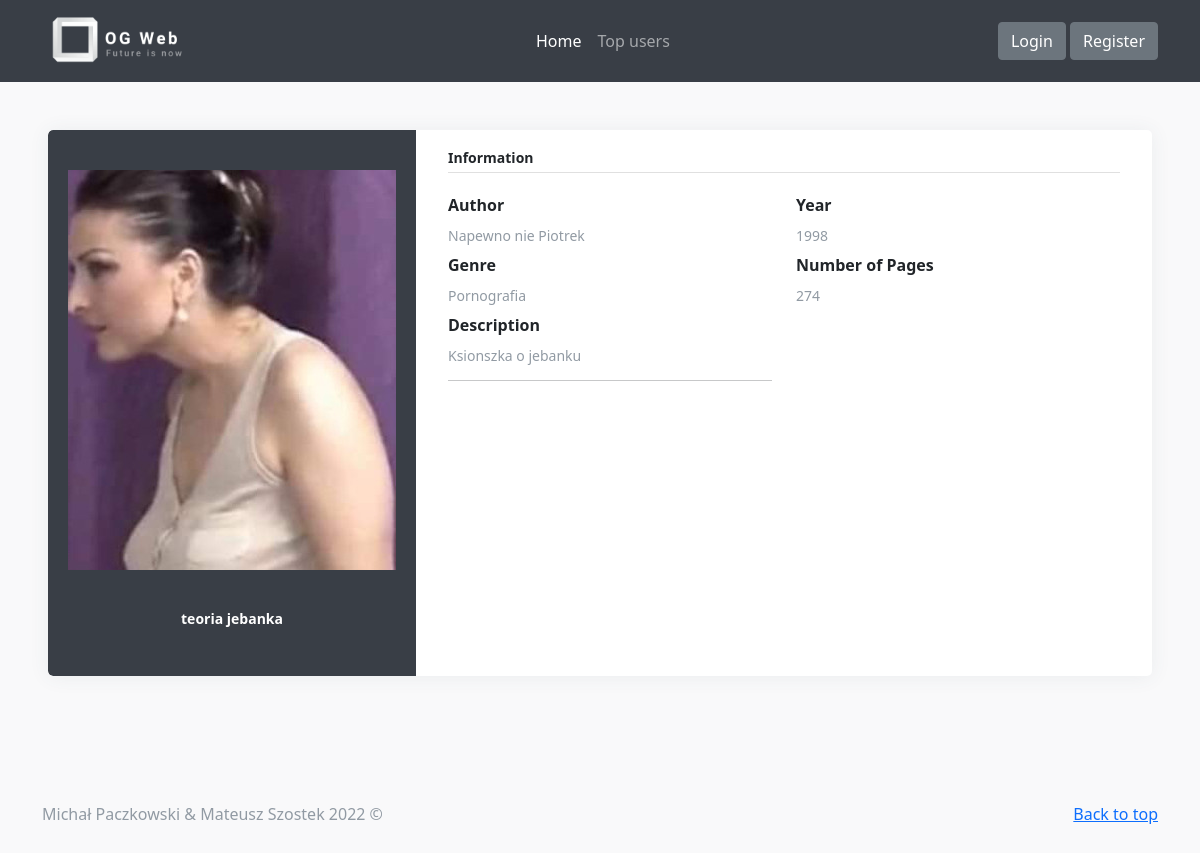
Page /book/3 on the earlier database version.
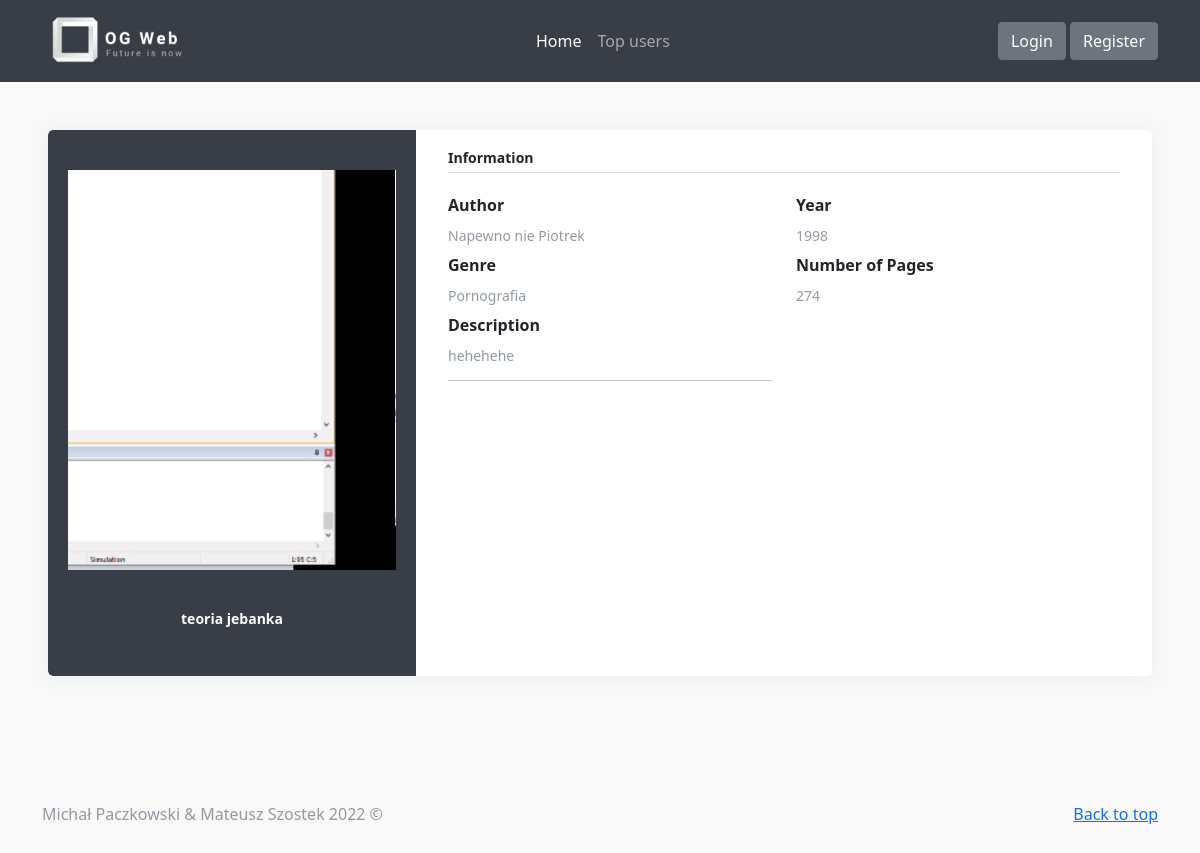
Same page on the later database version.
### app.py (models this page shows)
class Book(db.Model):
    id = db.Column(db.Integer, primary_key=True, autoincrement=True)
    title = db.Column(db.String(50), unique=True, nullable=False)
    author = db.Column(db.String(50), nullable=False)
    year = db.Column(db.Integer, nullable=False)
    genre = db.Column(db.String(50), nullable=False)
    num_pages = db.Column(db.Integer, nullable=False)
    description = db.Column(db.String(500), nullable=False)
    image = db.Column(db.String(50), nullable=False, default='default.jpg')

### app.py (the view)
@app.route('/book/<int:id>', methods = ['POST', 'GET'])
def book(id):
    book = Book.query.get(id)
    return render_template('book.html', book = book)

### templates/book.html (shortened to what this page needs)
{% extends "base.html" %}
{% block head %}
{{ super() }}
<link rel="stylesheet" href="{{ url_for('static', filename='style/dashboard.css') }}">
{% endblock %}
  {% block content %}
  <div class="page-content page-container" id="page-content">
    <div class="padding">
                <div class="card user-card-full">
                    <div class="row m-l-0 m-r-0">
                        <div class="col-sm-4 user-profile" style="background-color: #393e46">
                            <div class="card-block text-center text-white">
                                <div class="m-b-25">
                                    <img class="zdjecie" src="{{ url_for('static', filename='bookimg/' ~ book.image) }}" alt="{{ book.title }}" class="card-img-top">
                                </div>
                                <h6 class="f-w-600">{{ book.title }}</h6>
                            </div>
                        </div>
                        <div class="col-sm-8">
                            <div class="card-block">
                                <h6 class="m-b-20 p-b-5 b-b-default f-w-600">Information</h6>
                                <div class="row">
                                    <div class="col-sm-6">
                                        <p class="m-b-10 f-w-600">Author</p>
                                        <h6 class="text-muted f-w-400">{{book.author}}</h6>
                                    </div><div class="col-sm-6">
                                        <p class="m-b-10 f-w-600">Year</p>
                                        <h6 class="text-muted f-w-400">{{book.year}}</h6>
                                    </div>
                                    <div class="col-sm-6">
                                        <p class="m-b-10 f-w-600">Genre</p>
                                        <h6 class="text-muted f-w-400">{{book.genre}}</h6>
                                    </div>
                                    <div class="col-sm-6">
                                        <p class="m-b-10 f-w-600">Number of Pages</p>
                                        <h6 class="text-muted f-w-400">{{book.num_pages}}</h6>
                                    </div>
                                    <div class="col-sm-6">
                                        <p class="m-b-10 f-w-600">Description</p>
                                        <h6 class="text-muted f-w-400">{{book.description}}</h6>
                                    <hr>
                                </div>
                            </div>
                        </div>
                    </div>
                </div>
    </div>
</div>
  {% endblock %}
  {% block footer %}
  {{ super() }}
  {% endblock %}

Differences in the rows shown:
changed Book "teoria jebanka": image: a different picture; description "Ksionszka o jebanku" → "hehehehe"
